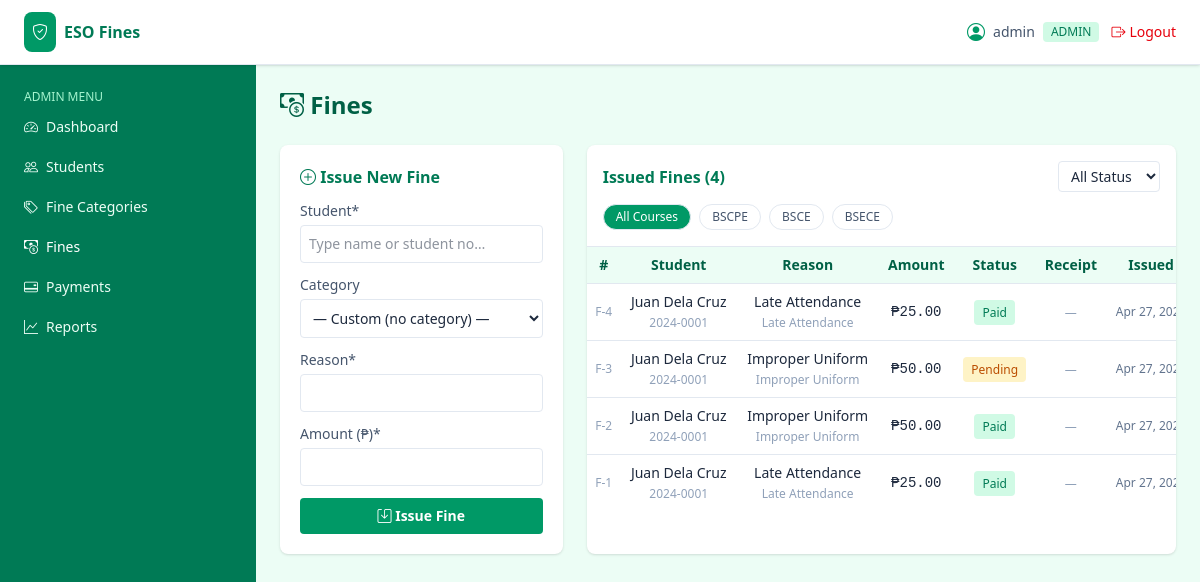
/admin/fines.php (signed in), run on the app's committed database.
### tables this page shows
CREATE TABLE `users` (
  `id` int(11) UNSIGNED NOT NULL,
  `username` varchar(60) NOT NULL,
  `email` varchar(120) NOT NULL,
  `password` varchar(255) NOT NULL,
  `role` enum('admin','student') NOT NULL DEFAULT 'student',
  `student_id` int(11) UNSIGNED DEFAULT NULL,
  `is_active` tinyint(1) NOT NULL DEFAULT 1,
  `created_at` timestamp NOT NULL DEFAULT current_timestamp()
);

CREATE TABLE `fines` (
  `id` int(11) UNSIGNED NOT NULL,
  `student_id` int(11) UNSIGNED NOT NULL,
  `category_id` int(11) UNSIGNED DEFAULT NULL,
  `amount` decimal(10,2) NOT NULL,
  `reason` varchar(255) NOT NULL,
  `status` enum('unpaid','pending','paid','cancelled') NOT NULL DEFAULT 'unpaid',
  `issued_by` int(11) UNSIGNED NOT NULL,
  `issued_at` timestamp NOT NULL DEFAULT current_timestamp(),
  `paid_at` timestamp NULL DEFAULT NULL
);

CREATE TABLE `students` (
  `id` int(11) UNSIGNED NOT NULL,
  `student_no` varchar(30) NOT NULL,
  `full_name` varchar(150) NOT NULL,
  `email` varchar(120) NOT NULL,
  `contact` varchar(20) DEFAULT NULL,
  `course` varchar(80) DEFAULT NULL,
  `year_level` varchar(20) DEFAULT NULL,
  `section` varchar(20) DEFAULT NULL,
  `created_at` timestamp NOT NULL DEFAULT current_timestamp()
);

CREATE TABLE `fine_categories` (
  `id` int(11) UNSIGNED NOT NULL,
  `name` varchar(100) NOT NULL,
  `default_amount` decimal(10,2) NOT NULL DEFAULT 0.00,
  `description` varchar(255) DEFAULT NULL,
  `is_active` tinyint(1) NOT NULL DEFAULT 1
);

### includes/db.php (called while the page is built, shortened)
<?php
function db() {
    static $pdo = null;
    if ($pdo === null) {
        $dsn = 'mysql:host=' . DB_HOST . ';port=' . DB_PORT . ';dbname=' . DB_NAME . ';charset=utf8mb4';
        try {
            $pdo = new PDO($dsn, DB_USER, DB_PASS, [
                PDO::ATTR_ERRMODE            => PDO::ERRMODE_EXCEPTION,
                PDO::ATTR_DEFAULT_FETCH_MODE => PDO::FETCH_ASSOC,
                PDO::ATTR_EMULATE_PREPARES   => false,
            ]);
        } catch (PDOException $e) {
            http_response_code(500);
            die('Database connection failed: ' . htmlspecialchars($e->getMessage()));
        }
    }
    return $pdo;
}
function db_all($sql, $params = []) {
    $stmt = db()->prepare($sql);
    $stmt->execute($params);
    return $stmt->fetchAll();
}
function db_one($sql, $params = []) {
    $stmt = db()->prepare($sql);
    $stmt->execute($params);
    return $stmt->fetch();
}

### includes/auth.php (called while the page is built, shortened)
<?php
require_once __DIR__ . '/db.php';
require_once __DIR__ . '/functions.php';
function current_user() {
    static $cache = null;
    if ($cache !== null && $cache['id'] === (int)$_SESSION['user_id']) return $cache;
    $cache = db_one('SELECT * FROM users WHERE id = ? AND is_active = 1', [$_SESSION['user_id']]);
    return $cache ?: null;
}
function check_session_timeout() {
    if (!current_user()) return;
}
function require_login() {
    check_session_timeout();
}
function require_role($role) {
    require_login();
}

### includes/functions.php (called while the page is built, shortened)
<?php
function e($val) {
    return htmlspecialchars((string)$val, ENT_QUOTES, 'UTF-8');
}
function peso($n) {
    return '₱' . number_format((float)$n, 2);
}
function fdate($d, $fmt = 'M d, Y h:i A') {
    $ts = is_numeric($d) ? (int)$d : strtotime($d);
    return $ts ? date($fmt, $ts) : '—';
}
function getq($key, $default = '') {
    return isset($_GET[$key]) ? trim($_GET[$key]) : $default;
}

### admin/fines.php (the view, shortened to what this page needs)
<?php
require_once __DIR__ . '/../includes/auth.php';
require_role('admin');
$categories = db_all('SELECT * FROM fine_categories WHERE is_active = 1 ORDER BY name');
$status  = getq('status');
$course  = getq('course');
$wheres  = [];
$params  = [];
$where = $wheres ? 'WHERE ' . implode(' AND ', $wheres) : '';
$fines = db_all("
    SELECT f.*, s.student_no, s.full_name, s.course AS student_course,
           c.name AS category_name, u.username AS issuer,
           p.id AS payment_id, p.receipt_path, p.reference_no AS pay_ref, p.status AS pay_status
    FROM fines f
    JOIN students s   ON s.id = f.student_id
    LEFT JOIN fine_categories c ON c.id = f.category_id
    JOIN users u      ON u.id = f.issued_by
    LEFT JOIN payments p ON p.id = (
        SELECT id FROM payments WHERE fine_id = f.id ORDER BY id DESC LIMIT 1
    )
    $where
    ORDER BY f.issued_at DESC", $params);
include __DIR__ . '/../templates/header.php';
include __DIR__ . '/../templates/sidebar.php';
?>
<h1 class="text-2xl font-bold text-emerald-800 mb-6"><i class="bi bi-cash-coin"></i> Fines</h1>
<div class="grid grid-cols-1 lg:grid-cols-3 gap-6">
  <div class="bg-white rounded-lg shadow p-5 lg:col-span-1">
    <h2 class="font-semibold text-emerald-700 mb-3"><i class="bi bi-plus-circle"></i> Issue New Fine</h2>
    <form action="<?= APP_URL ?>/actions/fine_save.php" method="POST" class="space-y-3 text-sm">
      <div class="relative" id="studentPickerWrap">
        <label class="block text-slate-600 mb-1">Student*</label>
        <input type="text" id="studentSearch" autocomplete="off" placeholder="Type name or student no…"
               class="w-full border rounded p-2 text-sm focus:ring focus:ring-emerald-200 outline-none">
      </div>
      <div>
        <label class="block text-slate-600 mb-1">Category</label>
        <select name="category_id" id="catSelect" class="w-full border rounded p-2">
          <option value="">— Custom (no category) —</option>
        </select>
      </div>
      <div>
        <label class="block text-slate-600 mb-1">Reason*</label>
        <input name="reason" id="reasonInput" required class="w-full border rounded p-2">
      </div>
      <div>
        <label class="block text-slate-600 mb-1">Amount (₱)*</label>
        <input name="amount" id="amountInput" type="number" min="1" step="0.01" required class="w-full border rounded p-2">
      </div>
      <button class="w-full bg-emerald-600 hover:bg-emerald-700 text-white py-2 rounded font-semibold">
        <i class="bi bi-save"></i> Issue Fine
      </button>
    </form>
  </div>
  <div class="bg-white rounded-lg shadow lg:col-span-2">
    <div class="p-4 border-b">
      <div class="flex items-center justify-between flex-wrap gap-2 mb-3">
        <h2 class="font-semibold text-emerald-700">Issued Fines (<?= count($fines) ?>)</h2>
        <form method="GET" class="text-sm flex items-center gap-2">
          <select name="status" onchange="this.form.submit()" class="border rounded px-2 py-1">
            <option value="">All Status</option>
          </select>
        </form>
      </div>
      <div class="flex items-center gap-2 text-xs font-medium overflow-x-auto flex-nowrap">
        <?php
        $courseFilters = ['' => 'All Courses', 'BSCPE' => 'BSCPE', 'BSCE' => 'BSCE', 'BSECE' => 'BSECE'];
        foreach ($courseFilters as $val => $label):
          $active = $course === $val;
          $href   = '?' . http_build_query(array_filter(['status' => $status, 'course' => $val]));
        ?>
           <a href="<?= $href ?>"
             class="px-3 py-1 rounded-full border whitespace-nowrap <?= $active ? 'bg-emerald-600 text-white border-emerald-600' : 'text-slate-600 border-slate-300 hover:bg-emerald-50' ?>">
            <?= $label ?>
          </a>
        <?php endforeach; ?>
      </div>
    </div>
    <div class="overflow-x-auto desktop-table">
      <table class="w-full text-sm min-w-[680px]">
        <thead class="bg-emerald-50 text-emerald-800">
          <tr>
            <th class="text-left p-2">#</th>
            <th class="text-left p-2">Student</th>
            <th class="text-left p-2">Reason</th>
            <th class="text-right p-2">Amount</th>
            <th class="p-2">Status</th>
            <th class="p-2">Receipt</th>
            <th class="p-2">Issued</th>
          </tr>
        </thead>
        <tbody>
        <?php foreach ($fines as $f): ?>
          <tr class="border-t hover:bg-emerald-50/40">
            <td class="p-2 text-xs text-slate-400">F-<?= e($f['id']) ?></td>
            <td class="p-2"><?= e($f['full_name']) ?><br><span class="text-xs text-slate-400"><?= e($f['student_no']) ?></span></td>
            <td class="p-2"><?= e($f['reason']) ?><br><span class="text-xs text-slate-400"><?= e($f['category_name']) ?></span></td>
            <td class="p-2 text-right font-mono"><?= peso($f['amount']) ?></td>
            <td class="p-2 text-center"><?php
              $cls = [
                'unpaid'    => 'bg-red-100 text-red-700',
                'pending'   => 'bg-amber-100 text-amber-700',
                'paid'      => 'bg-emerald-100 text-emerald-700',
                'cancelled' => 'bg-slate-100 text-slate-600',
              ][$f['status']];
              echo '<span class="text-xs px-2 py-1 rounded ' . $cls . '">' . e(ucfirst($f['status'])) . '</span>';
            ?></td>
            <td class="p-2 text-center">
              <?php if ($f['receipt_path']): ?>
                <button type="button" onclick="showReceipt('<?= APP_URL ?>/<?= e($f['receipt_path']) ?>')"
                        class="text-xs bg-sky-100 text-sky-700 hover:bg-sky-200 px-2 py-1 rounded border border-sky-200">
                  <i class="bi bi-image"></i> View
                </button>
              <?php elseif ($f['pay_status'] === 'initiated'): ?>
                <span class="text-xs text-amber-500 italic">Awaiting…</span>
              <?php else: ?>
                <span class="text-xs text-slate-400">—</span>
              <?php endif; ?>
            </td>
            <td class="p-2 text-xs text-slate-500"><?= e(fdate($f['issued_at'], 'M d, Y')) ?></td>
          </tr>
        <?php endforeach; if (!$fines): ?>
          <tr><td colspan="8" class="p-4 text-center text-slate-400">No fines found.</td></tr>
        <?php endif; ?>
        </tbody>
      </table>
    </div>
  </div>
</div>
<?php include __DIR__ . '/../templates/footer.php'; ?>

### templates/header.php (shortened to what this page needs)
<?php
require_once __DIR__ . '/../includes/auth.php';
$user = current_user();
?>
<!DOCTYPE html>
<html lang="en">
<head>
<link id="tw-css" rel="stylesheet" href="<?= APP_URL ?>/assets/css/tailwind.min.css">
<link id="bi-css" rel="stylesheet" href="<?= APP_URL ?>/assets/css/bootstrap-icons.min.css">
</head>
<body class="bg-emerald-50 text-slate-800 min-h-screen">
<header class="bg-white border-b border-emerald-100 sticky top-0 z-30 shadow-sm">
  <div class="flex items-center justify-between px-4 md:px-6 py-3">
    <div class="flex items-center gap-3">
      <a href="<?= APP_URL ?>" class="flex items-center gap-2">
        <span class="bg-emerald-600 text-white p-2 rounded-lg"><i class="bi bi-shield-check"></i></span>
        <span class="font-bold text-emerald-700">ESO Fines</span>
      </a>
    </div>
    <div class="flex items-center gap-3">
      <span class="hidden sm:flex items-center gap-2 text-sm text-slate-600">
        <i class="bi bi-person-circle text-emerald-600 text-lg"></i>
        <?= e($user['username']) ?>
        <span class="text-xs uppercase bg-emerald-100 text-emerald-700 px-2 py-0.5 rounded"><?= e($user['role']) ?></span>
      </span>
      <a href="<?= APP_URL ?>/actions/logout.php" class="text-sm text-red-600 hover:underline flex items-center gap-1">
        <i class="bi bi-box-arrow-right"></i> Logout
      </a>
    </div>
  </div>
</header>
<div class="flex">

### templates/header.php (style rules this page uses)
*, *::before, *::after { border-color: #e2e8f0; }
body { font-family: 'Segoe UI', Tahoma, Geneva, Verdana, sans-serif; }
main table th, main table td { text-align: center !important; vertical-align: middle; }

### data on the page
users: username "admin", role "ADMIN"
fines: id "4", student.full_name "Juan Dela Cruz", student.student_no "2024-0001", reason "Late Attendance", category.name "Late Attendance", amount "₱25.00", status "Paid", issued_at "Apr 27,…"
fines: id "3", student.full_name "Juan Dela Cruz", student.student_no "2024-0001", reason "Improper Uniform", category.name "Improper Uniform", amount "₱50.00", status "Pending", issued_at "Apr 27,…"
fines: id "2", student.full_name "Juan Dela Cruz", student.student_no "2024-0001", reason "Improper Uniform", category.name "Improper Uniform", amount "₱50.00", status "Paid", issued_at "Apr 27,…"
fines: id "1", student.full_name "Juan Dela Cruz", student.student_no "2024-0001", reason "Late Attendance", category.name "Late Attendance", amount "₱25.00", status "Paid", issued_at "Apr 27,…"

### other printed values
count($fines) "4"
$label "All Courses"
$label "BSCPE"
$label "BSCE"
$label "BSECE"
